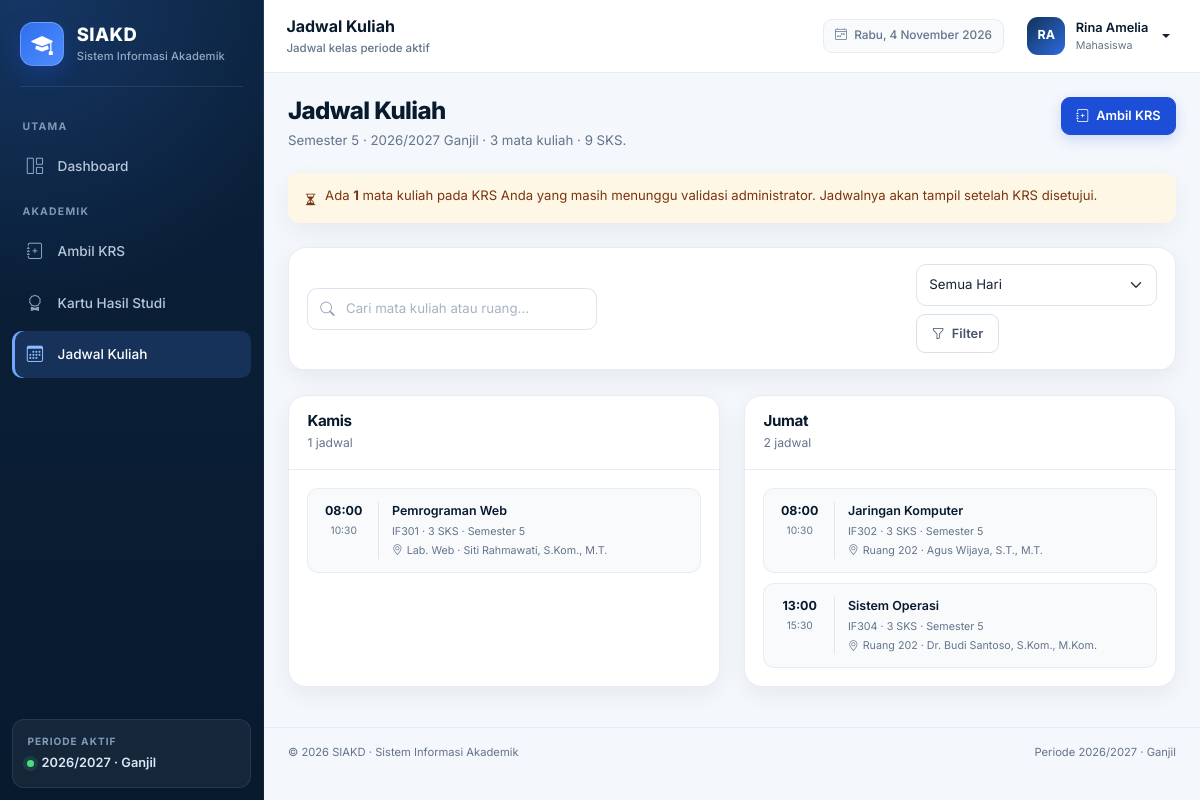
The page /mahasiswa/jadwal.php (signed in) on the database its author committed.
### tables this page shows
CREATE TABLE `mahasiswa` (
    `id` INT UNSIGNED NOT NULL AUTO_INCREMENT,
    `user_id` INT UNSIGNED NOT NULL,
    `nim` VARCHAR(20) NOT NULL,
    `nama` VARCHAR(100) NOT NULL,
    `email` VARCHAR(120) NOT NULL,
    `jenis_kelamin` ENUM('L', 'P') NOT NULL,
    `alamat` VARCHAR(255) NOT NULL,
    `prodi_id` INT UNSIGNED NOT NULL,
    `angkatan` YEAR NOT NULL,
    `created_at` TIMESTAMP NOT NULL DEFAULT CURRENT_TIMESTAMP,
    `updated_at` TIMESTAMP NOT NULL DEFAULT CURRENT_TIMESTAMP ON UPDATE CURRENT_TIMESTAMP,
    PRIMARY KEY (`id`),
    UNIQUE KEY `uq_mahasiswa_user` (`user_id`),
    UNIQUE KEY `uq_mahasiswa_nim` (`nim`),
    UNIQUE KEY `uq_mahasiswa_email` (`email`),
    KEY `idx_mahasiswa_prodi` (`prodi_id`),
    KEY `idx_mahasiswa_angkatan` (`angkatan`),
    CONSTRAINT `fk_mahasiswa_user` FOREIGN KEY (`user_id`) REFERENCES `users` (`id`) ON DELETE CASCADE ON UPDATE CASCADE,
    CONSTRAINT `fk_mahasiswa_prodi` FOREIGN KEY (`prodi_id`) REFERENCES `prodi` (`id`) ON DELETE RESTRICT ON UPDATE CASCADE
);

CREATE TABLE `users` (
    `id` INT UNSIGNED NOT NULL AUTO_INCREMENT,
    `nama` VARCHAR(100) NOT NULL,
    `email` VARCHAR(120) NOT NULL,
    `password` VARCHAR(255) NOT NULL,
    `role` ENUM('admin', 'dosen', 'mahasiswa') NOT NULL,
    `status` ENUM('aktif', 'nonaktif') NOT NULL DEFAULT 'aktif',
    `created_at` TIMESTAMP NOT NULL DEFAULT CURRENT_TIMESTAMP,
    `updated_at` TIMESTAMP NOT NULL DEFAULT CURRENT_TIMESTAMP ON UPDATE CURRENT_TIMESTAMP,
    PRIMARY KEY (`id`),
    UNIQUE KEY `uq_users_email` (`email`),
    KEY `idx_users_role` (`role`)
);

CREATE TABLE `jadwal` (
    `id` INT UNSIGNED NOT NULL AUTO_INCREMENT,
    `mata_kuliah_id` INT UNSIGNED NOT NULL,
    `hari` ENUM('Senin', 'Selasa', 'Rabu', 'Kamis', 'Jumat', 'Sabtu') NOT NULL,
    `jam_mulai` TIME NOT NULL,
    `jam_selesai` TIME NOT NULL,
    `ruang` VARCHAR(50) NOT NULL,
    `created_at` TIMESTAMP NOT NULL DEFAULT CURRENT_TIMESTAMP,
    `updated_at` TIMESTAMP NOT NULL DEFAULT CURRENT_TIMESTAMP ON UPDATE CURRENT_TIMESTAMP,
    PRIMARY KEY (`id`),
    KEY `idx_jadwal_mk` (`mata_kuliah_id`),
    KEY `idx_jadwal_hari` (`hari`, `jam_mulai`),
    CONSTRAINT `fk_jadwal_mata_kuliah` FOREIGN KEY (`mata_kuliah_id`) REFERENCES `mata_kuliah` (`id`) ON DELETE CASCADE ON UPDATE CASCADE
);

CREATE TABLE `mata_kuliah` (
    `id` INT UNSIGNED NOT NULL AUTO_INCREMENT,
    `kode_mk` VARCHAR(15) NOT NULL,
    `nama_mk` VARCHAR(120) NOT NULL,
    `sks` TINYINT UNSIGNED NOT NULL,
    `semester` TINYINT UNSIGNED NOT NULL,
    `prodi_id` INT UNSIGNED NOT NULL,
    `dosen_id` INT UNSIGNED NULL,
    `created_at` TIMESTAMP NOT NULL DEFAULT CURRENT_TIMESTAMP,
    `updated_at` TIMESTAMP NOT NULL DEFAULT CURRENT_TIMESTAMP ON UPDATE CURRENT_TIMESTAMP,
    PRIMARY KEY (`id`),
    UNIQUE KEY `uq_mata_kuliah_kode` (`kode_mk`),
    KEY `idx_mata_kuliah_prodi` (`prodi_id`),
    KEY `idx_mata_kuliah_dosen` (`dosen_id`),
    CONSTRAINT `fk_mata_kuliah_prodi` FOREIGN KEY (`prodi_id`) REFERENCES `prodi` (`id`) ON DELETE RESTRICT ON UPDATE CASCADE,
    CONSTRAINT `fk_mata_kuliah_dosen` FOREIGN KEY (`dosen_id`) REFERENCES `dosen` (`id`) ON DELETE SET NULL ON UPDATE CASCADE
);

CREATE TABLE `dosen` (
    `id` INT UNSIGNED NOT NULL AUTO_INCREMENT,
    `user_id` INT UNSIGNED NOT NULL,
    `nidn` VARCHAR(20) NOT NULL,
    `nama` VARCHAR(100) NOT NULL,
    `email` VARCHAR(120) NOT NULL,
    `prodi_id` INT UNSIGNED NOT NULL,
    `created_at` TIMESTAMP NOT NULL DEFAULT CURRENT_TIMESTAMP,
    `updated_at` TIMESTAMP NOT NULL DEFAULT CURRENT_TIMESTAMP ON UPDATE CURRENT_TIMESTAMP,
    PRIMARY KEY (`id`),
    UNIQUE KEY `uq_dosen_user` (`user_id`),
    UNIQUE KEY `uq_dosen_nidn` (`nidn`),
    UNIQUE KEY `uq_dosen_email` (`email`),
    KEY `idx_dosen_prodi` (`prodi_id`),
    CONSTRAINT `fk_dosen_user` FOREIGN KEY (`user_id`) REFERENCES `users` (`id`) ON DELETE CASCADE ON UPDATE CASCADE,
    CONSTRAINT `fk_dosen_prodi` FOREIGN KEY (`prodi_id`) REFERENCES `prodi` (`id`) ON DELETE RESTRICT ON UPDATE CASCADE
);

### includes/functions.php (called while the page is built, shortened)
<?php
function base_url(string $path = ''): string
{
    $path = ltrim($path, '/');
    return BASE_URL . ($path !== '' ? '/' . $path : '/');
}
function e(mixed $value): string
{
    return htmlspecialchars((string) $value, ENT_QUOTES | ENT_SUBSTITUTE, 'UTF-8');
}
function query(string $key, mixed $default = ''): mixed
{
    if (!array_key_exists($key, $_GET)) {
        return $default;
    }
    $value = $_GET[$key];
    return is_string($value) ? trim($value) : $value;
}
function initials(string $name): string
{
    $parts = preg_split('/\s+/', trim($name)) ?: [];
    $initials = '';
    foreach (array_slice($parts, 0, 2) as $part) {
        $initials .= mb_strtoupper(mb_substr($part, 0, 1));
    }
    return $initials !== '' ? $initials : 'U';
}
function role_label(string $role): string
{
    return match ($role) {
        'admin' => 'Administrator',
        'dosen' => 'Dosen',
        'mahasiswa' => 'Mahasiswa',
        default => ucfirst($role),
    };
}
function semester_mahasiswa(int $angkatan): int
{
    $tahunMulai = (int) substr(TAHUN_AJARAN_AKTIF, 0, 4);
    $selisih = max(0, $tahunMulai - $angkatan) * 2;
    $semester = $selisih + (SEMESTER_AKTIF === 'Ganjil' ? 1 : 2);
    return max(1, min(14, $semester));
}
function jam_id(?string $time): string
{
    return $time ? substr($time, 0, 5) : '-';
}
function daftar_hari(): array
{
    return ['Senin', 'Selasa', 'Rabu', 'Kamis', 'Jumat', 'Sabtu'];
}

### includes/auth.php (called while the page is built, shortened)
<?php
require_once __DIR__ . '/../config/database.php';
require_once __DIR__ . '/functions.php';
function current_user(): ?array
{
    static $loaded = false;
    static $user = null;
    if ($loaded) {
        return $user;
    }
    $loaded = true;
    $userId = (int) ($_SESSION['user_id'] ?? 0);
    try {
        $stmt = db()->prepare(
            "SELECT u.id, u.nama, u.email, u.role, u.status, u.created_at,
                    m.id AS mahasiswa_id, m.nim, m.prodi_id AS mahasiswa_prodi_id,
                    m.angkatan, m.jenis_kelamin, m.alamat,
                    d.id AS dosen_id, d.nidn, d.prodi_id AS dosen_prodi_id
             FROM users u
             LEFT JOIN mahasiswa m ON m.user_id = u.id
             LEFT JOIN dosen d ON d.user_id = u.id
             WHERE u.id = :id AND u.status = 'aktif'
             LIMIT 1"
        );
        $stmt->execute(['id' => $userId]);
        $result = $stmt->fetch();
        if ($result) {
            $user = $result;
            return $user;
        }
    } catch (Throwable $exception) {
        error_log('Auth check failed: ' . $exception->getMessage());
    }
    return null;
}
function require_login(): array
{
    $user = current_user();
    return $user;
}
function require_role(string ...$roles): array
{
    $user = require_login();
    return $user;
}

### config/database.php (called while the page is built, shortened)
<?php
function db(): PDO
{
    static $pdo = null;
    if ($pdo instanceof PDO) {
        return $pdo;
    }
    $dsn = sprintf(
        'mysql:host=%s;port=%s;dbname=%s;charset=utf8mb4',
        DB_HOST,
        DB_PORT,
        DB_NAME
    );
    try {
        $pdo = new PDO($dsn, DB_USER, DB_PASS, [
            PDO::ATTR_ERRMODE => PDO::ERRMODE_EXCEPTION,
            PDO::ATTR_DEFAULT_FETCH_MODE => PDO::FETCH_ASSOC,
            PDO::ATTR_EMULATE_PREPARES => false,
        ]);
    } catch (PDOException $exception) {
        error_log('Database connection failed: ' . $exception->getMessage());
        throw new RuntimeException(
            'Koneksi database gagal. Pastikan MySQL berjalan dan database "siakd" sudah diimpor dari database.sql.'
        );
    }
    return $pdo;
}

### mahasiswa/jadwal.php (the view, shortened to what this page needs)
<?php
require_once __DIR__ . '/../includes/auth.php';
$user = require_role('mahasiswa');
$mahasiswaId = (int) ($user['mahasiswa_id'] ?? 0);
$pageTitle = 'Jadwal Kuliah';
$pageSubtitle = 'Jadwal kelas periode aktif';
$semesterAktif = semester_mahasiswa((int) $user['angkatan']);
$search = (string) query('q');
$hariList = daftar_hari();
$conditions = [
    'k.mahasiswa_id = :mahasiswa_id',
    "k.status = 'disetujui'",
    'k.tahun_ajaran = :tahun_ajaran',
    'k.semester = :semester',
];
$params = [
    ':mahasiswa_id' => $mahasiswaId,
    ':tahun_ajaran' => TAHUN_AJARAN_AKTIF,
    ':semester' => $semesterAktif,
];
$where = 'WHERE ' . implode(' AND ', $conditions);
$stmt = db()->prepare(
    "SELECT j.id, j.hari, j.jam_mulai, j.jam_selesai, j.ruang,
            mk.kode_mk, mk.nama_mk, mk.sks, mk.semester,
            d.nama AS nama_dosen
     FROM krs k
     JOIN mata_kuliah mk ON mk.id = k.mata_kuliah_id
     JOIN jadwal j ON j.mata_kuliah_id = mk.id
     LEFT JOIN dosen d ON d.id = mk.dosen_id
     $where
     ORDER BY FIELD(j.hari, 'Senin', 'Selasa', 'Rabu', 'Kamis', 'Jumat', 'Sabtu'), j.jam_mulai ASC"
);
foreach ($params as $key => $value) {
    $stmt->bindValue($key, $value, is_int($value) ? PDO::PARAM_INT : PDO::PARAM_STR);
}
$stmt->execute();
$jadwalRows = $stmt->fetchAll();
$jadwalByDay = [];
foreach ($jadwalRows as $row) {
    $jadwalByDay[$row['hari']][] = $row;
}
$totalSks = 0;
$courseCodes = [];
foreach ($jadwalRows as $row) {
    $totalSks += (int) $row['sks'];
    $courseCodes[$row['kode_mk']] = true;
}
$stmtPending = db()->prepare(
    "SELECT COUNT(*) FROM krs
     WHERE mahasiswa_id = :mahasiswa_id
       AND tahun_ajaran = :tahun_ajaran
       AND semester = :semester
       AND status = 'menunggu'"
);
$stmtPending->execute([
    'mahasiswa_id' => $mahasiswaId,
    'tahun_ajaran' => TAHUN_AJARAN_AKTIF,
    'semester' => $semesterAktif,
]);
$pendingCount = (int) $stmtPending->fetchColumn();
require_once __DIR__ . '/../includes/header.php';
?>
<div class="page-heading">
    <div>
        <h1>Jadwal Kuliah</h1>
        <p>Semester <?= $semesterAktif ?> &middot; <?= e(TAHUN_AJARAN_AKTIF) ?> <?= e(SEMESTER_AKTIF) ?> &middot; <?= count($courseCodes) ?> mata kuliah &middot; <?= $totalSks ?> SKS.</p>
    </div>
    <a href="<?= e(base_url('mahasiswa/krs.php')) ?>" class="btn btn-primary">
        <i class="bi bi-journal-plus me-1" aria-hidden="true"></i> Ambil KRS
    </a>
</div>
<?php if ($pendingCount > 0): ?>
    <div class="alert alert-warning d-flex align-items-start gap-2 mb-4">
        <i class="bi bi-hourglass-split mt-1" aria-hidden="true"></i>
        <div>
            Ada <strong><?= $pendingCount ?></strong> mata kuliah pada KRS Anda yang masih menunggu validasi administrator.
            Jadwalnya akan tampil setelah KRS disetujui.
        </div>
    </div>
<?php endif; ?>
<div class="card mb-4">
    <form class="filter-bar" method="get" action="<?= e(base_url('mahasiswa/jadwal.php')) ?>">
        <div class="search-box">
            <i class="bi bi-search" aria-hidden="true"></i>
            <input type="search" class="form-control" name="q" value="<?= e($search) ?>" placeholder="Cari mata kuliah atau ruang..." aria-label="Cari jadwal">
        </div>
        <div class="d-flex flex-wrap align-items-center gap-2">
            <select class="form-select" name="hari" aria-label="Filter hari" style="min-width: 150px;">
                <option value="">Semua Hari</option>
            </select>
            <button type="submit" class="btn btn-outline-secondary">
                <i class="bi bi-funnel me-1" aria-hidden="true"></i> Filter
            </button>
        </div>
    </form>
</div>
<?php if ($jadwalRows): ?>
    <div class="row g-4">
        <?php foreach ($hariList as $hari): ?>
            <?php if (!isset($jadwalByDay[$hari])): ?>
                <?php continue; ?>
            <?php endif; ?>
            <div class="col-xl-6">
                <div class="card h-100">
                    <div class="card-header d-flex align-items-center justify-content-between gap-2">
                        <div>
                            <h2><?= e($hari) ?></h2>
                            <p class="section-subtitle mt-1"><?= count($jadwalByDay[$hari]) ?> jadwal</p>
                        </div>
                    </div>
                    <div class="card-body">
                        <div class="schedule-list">
                            <?php foreach ($jadwalByDay[$hari] as $jadwal): ?>
                                <div class="schedule-item">
                                    <div class="schedule-time">
                                        <strong><?= e(jam_id($jadwal['jam_mulai'])) ?></strong>
                                        <span><?= e(jam_id($jadwal['jam_selesai'])) ?></span>
                                    </div>
                                    <div class="schedule-info flex-grow-1">
                                        <strong><?= e($jadwal['nama_mk']) ?></strong>
                                        <span><?= e($jadwal['kode_mk']) ?> &middot; <?= (int) $jadwal['sks'] ?> SKS &middot; Semester <?= (int) $jadwal['semester'] ?></span>
                                        <span><i class="bi bi-geo-alt me-1" aria-hidden="true"></i><?= e($jadwal['ruang']) ?> &middot; <?= e($jadwal['nama_dosen'] ?: 'Dosen belum ditentukan') ?></span>
                                    </div>
                                </div>
                            <?php endforeach; ?>
                        </div>
                    </div>
                </div>
            </div>
        <?php endforeach; ?>
    </div>
<?php endif; ?>
<?php require_once __DIR__ . '/../includes/footer.php'; ?>

### includes/navbar.php (shortened to what this page needs)
<?php
$hariInggris = ['Sunday' => 'Minggu', 'Monday' => 'Senin', 'Tuesday' => 'Selasa', 'Wednesday' => 'Rabu', 'Thursday' => 'Kamis', 'Friday' => 'Jumat', 'Saturday' => 'Sabtu'];
$bulanInggris = [1 => 'Januari', 'Februari', 'Maret', 'April', 'Mei', 'Juni', 'Juli', 'Agustus', 'September', 'Oktober', 'November', 'Desember'];
$tanggalHariIni = ($hariInggris[date('l')] ?? date('l')) . ', ' . date('j') . ' ' . ($bulanInggris[(int) date('n')] ?? '') . ' ' . date('Y');
?>
<nav class="app-topbar d-flex align-items-center justify-content-between gap-2" aria-label="Navigasi atas">
    <div class="d-flex align-items-center gap-2 gap-md-3 min-w-0">
        <div class="min-w-0">
            <p class="topbar-title"><?= e($pageTitle) ?></p>
            <span class="topbar-subtitle"><?= e($pageSubtitle) ?></span>
        </div>
    </div>
    <div class="d-flex align-items-center gap-2 gap-md-3">
        <span class="topbar-date">
            <i class="bi bi-calendar4-week" aria-hidden="true"></i>
            <?= e($tanggalHariIni) ?>
        </span>
        <div class="dropdown">
            <button class="user-menu dropdown-toggle" type="button" data-bs-toggle="dropdown" aria-expanded="false" aria-label="Menu profil pengguna">
                <span class="avatar"><?= e(initials($currentUser['nama'])) ?></span>
                <span class="user-meta">
                    <span class="user-name"><?= e($currentUser['nama']) ?></span>
                    <span class="user-role"><?= e(role_label($currentUser['role'])) ?></span>
                </span>
            </button>
        </div>
    </div>
</nav>

### rows shown on the page
mahasiswa: user.nama "RA", user.nama "Rina Amelia", user.role "Mahasiswa", angkatan "5"
jadwal: jam_mulai "08:00", jam_selesai "10:30", mata_kuliah.nama_mk "Pemrograman Web", mata_kuliah.kode_mk "IF301", mata_kuliah.sks "3", mata_kuliah.semester "5", ruang "Lab. Web", dosen.nama "Siti Rahmawati, S.Kom., M.T."
jadwal: jam_mulai "08:00", jam_selesai "10:30", mata_kuliah.nama_mk "Jaringan Komputer", mata_kuliah.kode_mk "IF302", mata_kuliah.sks "3", mata_kuliah.semester "5", ruang "Ruang 202", dosen.nama "Agus Wijaya, S.T., M.T."
jadwal: jam_mulai "13:00", jam_selesai "15:30", mata_kuliah.nama_mk "Sistem Operasi", mata_kuliah.kode_mk "IF304", mata_kuliah.sks "3", mata_kuliah.semester "5", ruang "Ruang 202", dosen.nama "Dr. Budi Santoso, S.Kom., M.Kom."

### other values the page prints
APP_NAME "SIAKD"
APP_FULL_NAME "Sistem Informasi Akademik"
$section['label'] "UTAMA"
$item['title'] "Dashboard"
$section['label'] "AKADEMIK"
$item['title'] "Ambil KRS"
$item['title'] "Kartu Hasil Studi"
$item['title'] "Jadwal Kuliah"
TAHUN_AJARAN_AKTIF "2026/2027"
SEMESTER_AKTIF "Ganjil"
$pageTitle "Jadwal Kuliah"
$pageSubtitle "Jadwal kelas periode aktif"
count($courseCodes) "3"
$totalSks "9"
$pendingCount "1"
